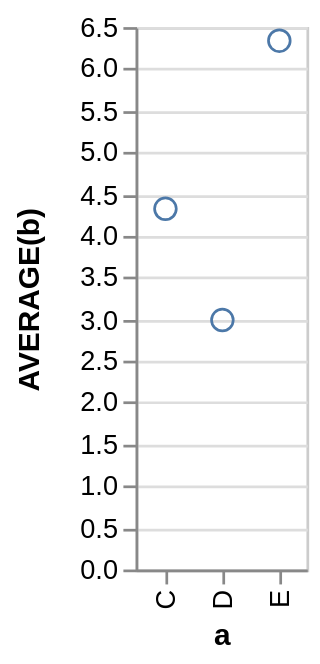

This figure's Vega-Lite source:
### Vega specification from a JSON file in a GitHub repository (floating-point values rounded to 4 significant figures)
{"$schema": "https://vega.github.io/schema/vega/v3.0.json", "autosize": "pad", "padding": 5, "encode": {"update": {"stroke": {"value": "#ccc"}, "fill": {"value": "transparent"}}}, "data": [{"name": "source_0", "values": [{"a": "C", "b": 2}, {"a": "C", "b": 7}, {"a": "C", "b": 4}, {"a": "D", "b": 1}, {"a": "D", "b": 2}, {"a": "D", "b": 6}, {"a": "E", "b": 8}, {"a": "E", "b": 4}, {"a": "E", "b": 7}]}, {"name": "data_0", "source": "source_0", "transform": [{"type": "formula", "expr": "toNumber(datum[\"b\"])", "as": "b"}, {"type": "aggregate", "groupby": ["a"], "ops": ["average"], "fields": ["b"], "as": ["average_b"]}]}], "signals": [{"name": "x_step", "value": 21}, {"name": "width", "update": "bandspace(domain('x').length, 1, 0.5) * x_step"}, {"name": "height", "update": "200"}], "marks": [{"name": "marks", "type": "symbol", "role": "point", "from": {"data": "data_0"}, "encode": {"update": {"x": {"scale": "x", "field": "a"}, "y": {"scale": "y", "field": "average_b"}, "stroke": {"value": "#4c78a8"}, "fill": {"value": "transparent"}}}}], "scales": [{"name": "x", "type": "point", "domain": {"data": "data_0", "field": "a", "sort": true}, "range": {"step": {"signal": "x_step"}}, "round": true, "padding": 0.5}, {"name": "y", "type": "linear", "domain": {"data": "data_0", "field": "average_b"}, "range": [{"signal": "height"}, 0], "round": true, "nice": true, "zero": true}], "axes": [{"scale": "x", "orient": "bottom", "tickCount": 5, "title": "a", "zindex": 1, "encode": {"labels": {"update": {"angle": {"value": 270}, "align": {"value": "right"}, "baseline": {"value": "middle"}}}}}, {"scale": "y", "maxExtent": 30, "minExtent": 30, "orient": "left", "title": "AVERAGE(b)", "zindex": 1}, {"scale": "y", "domain": false, "grid": true, "labels": false, "orient": "left", "ticks": false, "zindex": 0, "gridScale": "x"}], "config": {"axis": {"quantitativeExtent": 30}}}
